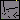

The image is a tile-based game level rendered from a .tmx file. Its description and complete source (layers, tilesets, objects, tile grids) follow:
An orthogonal 20x20 tile map with 1x1 px tiles, 1 tile layer (Tile Layer 1).

<map version="1.0" tiledversion="1.0.2" orientation="orthogonal" renderorder="left-up" width="20" height="20" tilewidth="1" tileheight="1" nextobjectid="1">
 <tileset firstgid="1" source="tileset.tsx" />
 <layer name="Tile Layer 1" width="20" height="20">
  <data encoding="csv">
2,2,2,2,2,2,2,2,2,2,2,2,2,2,2,2,4,2,2,2,
2,1,1,2,1,1,1,1,1,1,1,1,1,1,1,1,1,1,1,2,
2,1,1,2,1,1,1,1,1,1,1,1,1,1,1,1,1,1,1,2,
2,1,1,2,1,1,1,1,1,1,1,1,1,1,1,1,1,1,1,2,
2,1,1,2,1,1,1,1,1,1,1,1,1,1,1,1,1,1,1,2,
2,1,1,2,1,1,1,1,1,1,1,1,1,1,1,1,1,1,1,2,
2,1,1,2,1,1,1,1,1,1,1,1,1,1,1,1,1,1,1,2,
2,1,1,1,2,1,1,1,1,1,1,1,1,1,1,2,2,2,1,2,
2,1,1,1,2,1,1,1,1,2,2,2,2,2,2,1,1,1,1,2,
2,1,1,1,2,1,2,2,2,1,1,1,1,1,1,1,1,1,1,2,
2,1,1,1,2,1,1,1,1,1,1,1,1,1,1,1,1,1,1,2,
2,1,1,1,2,1,1,1,2,1,1,1,1,1,1,1,1,1,1,2,
2,1,1,1,1,1,1,1,1,1,1,1,1,1,1,1,2,1,1,2,
2,1,2,1,1,2,1,1,1,1,1,1,1,1,1,2,1,1,1,2,
2,1,1,1,2,1,1,1,1,1,1,1,1,1,2,1,1,1,1,2,
2,1,1,1,1,1,1,1,1,1,1,1,1,2,1,1,2,2,2,2,
2,1,1,1,1,1,1,1,2,1,1,1,1,1,2,1,1,1,1,2,
2,1,1,1,1,1,1,1,1,2,1,1,1,1,1,2,1,1,1,2,
2,1,3,1,1,1,1,1,1,1,1,1,1,1,1,1,1,1,1,2,
2,2,2,2,2,2,2,2,2,2,2,2,2,2,2,2,2,2,2,2
</data>
 </layer>
</map>
